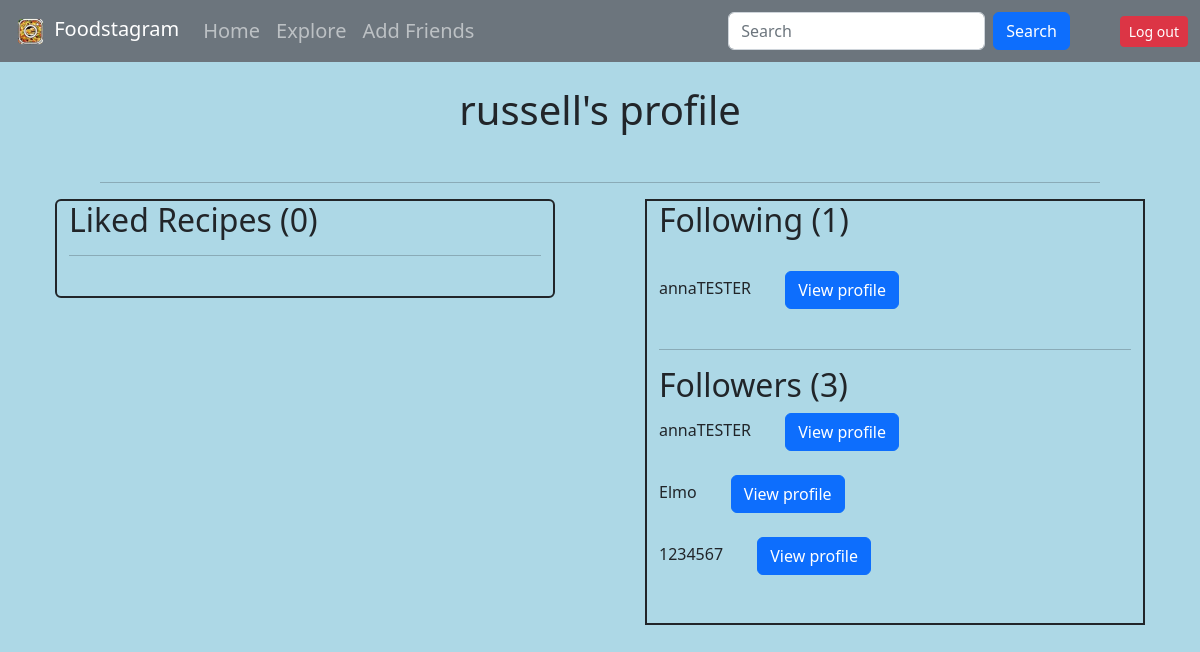
The app's page /otherprofile/russell, older data.
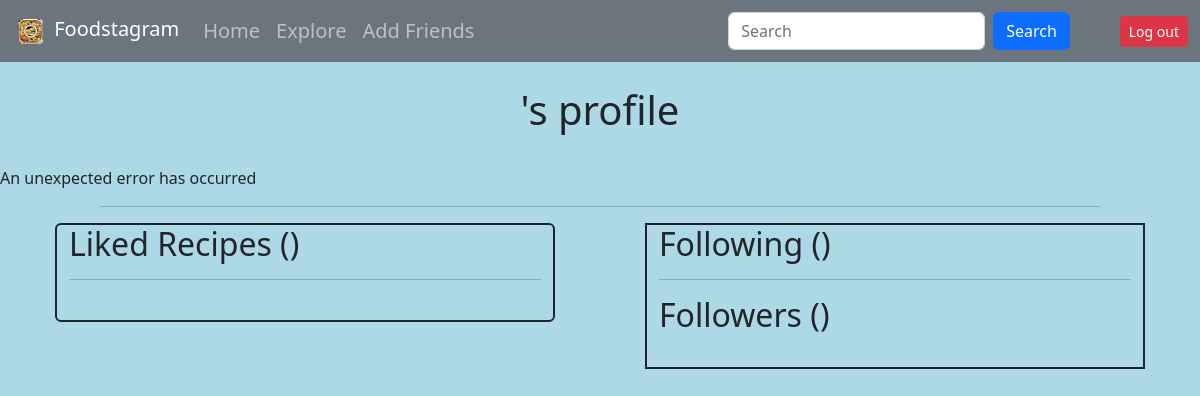
The same page, newer data.
### tables this page shows
CREATE TABLE user_info (username TEXT, password TEXT, followers TEXT, following TEXT, liked_recipes TEXT);

### __init__.py (the view)
@app.route("/otherprofile/<user>", methods=["GET", "POST"])
def profile(user):
	try:
		c.execute("SELECT * from user_info")
		c.execute("SELECT liked_recipes from user_info WHERE username = ?", [user])
		recipes = "".join(c.fetchall()[0]) #string of recipes
		spacedlist = []
		urllist = []
		if (" " in recipes):
			likedlist = recipes.split() #list of all liked recipes
			for i in likedlist: #removes placeholder none and replaces _ with spaces
				urllist.append(get_url(i.replace("_", " "))) #url of liked recipes
				spacedlist.append(i.replace("_", " "))
		c.execute("SELECT following from user_info where username = ?", [user])
		following = []
		try:
			following = "".join(c.fetchall()[0]).split()
		except:
			print("Let MAy win the lottery")
		c.execute("SELECT followers from user_info where username = ?", [user])
		followers = []
		try:
			followers = "".join(c.fetchall()[0]).split()
		except:
			print("Winning lottery is hard tho")
	except:
		return render_template("profile.html", error="An unexpected error has occurred")
	return render_template("profile.html", user=user, liked=zip(spacedlist, urllist), following=following, followingcount=len(following), followers=followers, followercount=len(followers), likecount=len(spacedlist))

### api.py (called while the page is built)
def get_key(s):
    with open(s) as f:
        k = f.readlines() #api key
    key = k[0].strip() #changes the key from a list to a string
    return key

def get_url(name):
    k = get_key('keys/key_spoonacular.txt')
    url = f"https://api.spoonacular.com/recipes/complexSearch?query={name}&apiKey={k}" #url to get recipe id
    res = requests.get(url).json()
    print("RECIPES API =================================================================================")
    print(res)
    recipes_api = res["results"]
    api_id = ""
    for i in recipes_api:
        if name == i['title']:
            api_id = i['id']
    url2 = f"https://api.spoonacular.com/recipes/{api_id}/information?apiKey={k}" #url to get recipe name from id
    res2 = requests.get(url2)
    recipe_url = res2.json()["spoonacularSourceUrl"]
    return recipe_url

### templates/profile.html (shortened to what this page needs)
<!DOCTYPE html>
<link href="https://cdn.jsdelivr.net/npm/bootstrap@5.2.3/dist/css/bootstrap.min.css" rel="stylesheet">
<body style="background-color: lightblue;">
    <nav class="navbar navbar-expand-lg navbar-dark bg-secondary">
        <div class="container-fluid">
            <div class="navbar-header">
              <a class="navbar-brand" href="/home"><img src="/static/logo.png" width="37" height="37"  alt="">
                Foodstagram</a>
            </div>
            <div class="collapse navbar-collapse" id="navbarSupportedContent">
            <ul class="navbar-nav mr-auto">
              <li class="nav-item">
                <a class="nav-link" style="font-size: 20px;" href="/home">Home</a>
              </li>
            <li class="nav-item">
                <a class="nav-link" style="font-size: 20px;" href="/explore">Explore</a>
              </li>
              <li class="nav-item">
                <a class="nav-link" style="font-size: 20px;" href="/friends">Add Friends</a>
              </li>
            </ul>
        </div>
        <form action="/search" method="POST" class="d-flex">
            <input class="form-control me-2" type="text" name="search" placeholder="Search" aria-label="Search">
            <button class="btn btn-primary" type="submit" name="search">Search</button>
          </form>
          <form action="/logout">
            <button class="btn btn-danger btn-sm" style="margin-left: 50px;" type="submit">Log out</button>
          </form>
        </div>
      </nav>
      <br>
      <h1 style="text-align: center;">{{user}}'s profile</h1>
      <br>
      {{error}}
      <hr style="margin-left: 100px; margin-right: 100px;">
      <div class="container-fluid">
        <div class="row justify-content-md-center">
          <div class="col col-5 border border-2 rounded border-dark" style="height: fit-content ;">
          <h2>Liked Recipes ({{likecount}})</h2>
          <hr>
            <br>
            </div>
            <div class="col col-5 border border-2 border-dark" style="margin-left: 90px; height: fit-content;">
              <h2>Following ({{followingcount}})</h2>
              {% for name in following %}
              <br>
              {{name}}
                <a href="/otherprofile/{{name}}" class="btn btn-primary" style="margin-left: 30px;" role="button">View profile</a></button>
                <br>
                <br>
            {% endfor %}
            <hr>
              <h2>Followers ({{followercount}})</h2>
              {% for name in followers %}
              {{name}}
              <a href="/otherprofile/{{name}}" class="btn btn-primary" style="margin-left: 30px;" role="button">View profile</a></button>
              <br>
              <br>
            {% endfor %}
            <br>
            </div>
        </div>
      </div>
</body>
</html>

Row changes from the older to the newer data that the page shows:
no longer on this page (row edited): user_info: following "annaTESTER"
Text that changed along with them:
{{ error }}: (not shown) → "An unexpected error has occurred"
{{ user }}: "russell" → (not shown)
{{ likecount }}: "0" → (not shown)
{{ followingcount }}: "1" → (not shown)
{{ followercount }}: "3" → (not shown)
list line gone: "annaTESTER View profile"
list line gone: "Elmo View profile"
list line gone: "1234567 View profile"
